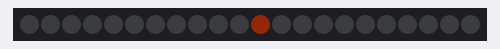
The sketch below on a simulated Arduino Uno, built with avr-gcc and run on an emulated ATmega328P. On the bench: 22 RGB LEDs in strip order, left to right. Dim RGB values are drawn brighter than linear; random numbers use the default seed unless the sketch sets one.

Above: at 0.1 s.
At 0.7 s:
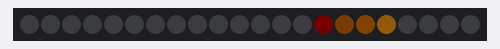
At 1.2 s:
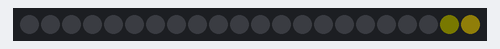

The sketch:

example-13-explore.ino
```cpp
//
// Arduino Light Studies examples
// Jonas Vorwerk 2018
// https://jonasvorwerk.nl
//

#include "FastLED.h"

#define NUM_LEDS    22
#define DATA_PIN    13
#define CLOCK_PIN   12
#define LED_TYPE    APA102
#define COLOR_ORDER BGR
#define BRIGHTNESS  32
#define FRAMES_PER_SECOND 30

byte hue = 20;
byte sat = 255;
byte val = 255;

CRGB leds[NUM_LEDS];

void setup() {
  //FastLED.addLeds<LED_TYPE, DATA_PIN>(leds, NUM_LEDS);
  //FastLED.addLeds<LED_TYPE,DATA_PIN,COLOR_ORDER>(leds, NUM_LEDS);
  FastLED.addLeds<LED_TYPE,DATA_PIN,CLOCK_PIN,COLOR_ORDER>(leds, NUM_LEDS);
  FastLED.setBrightness(BRIGHTNESS);
  FastLED.clear();

  Serial.begin(9600);
}

void loop() {

  EVERY_N_MILLISECONDS( 20 ) {
    hue++;
  }

  //confetti();
  //twodots;
  bpmdot();

  FastLED.show();
  FastLED.delay(1000/FRAMES_PER_SECOND);

}

void confetti() {
  // random colored speckles that blink in and fade smoothly
  fadeToBlackBy( leds, NUM_LEDS, 10);
  int pos = random16(NUM_LEDS);
  leds[pos] += CHSV( hue + random8(64), 200, 255);
}

void twodots(){
  for(int i = 0; i < NUM_LEDS-1; i++) {
    leds[i] = CRGB::Red;
    leds[i+1] = CRGB::Red;
    FastLED.delay(100);
    leds[i] = CRGB::Black;
    leds[i+1] = CRGB::Black;
  }
}

int dot;
void bpmdot(){
  dot = beatsin16(10, 0, NUM_LEDS);
  leds[dot] = CHSV(hue, 200, 255);

  fadeToBlackBy(leds, NUM_LEDS, 64);
}
```
